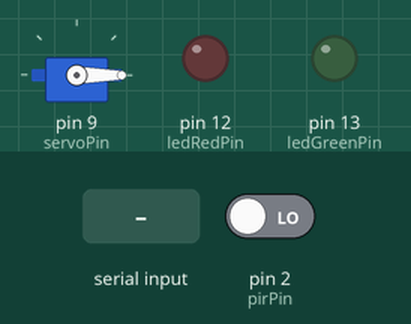
This sketch was run on a simulated Arduino Uno, built with avr-gcc and run on an emulated ATmega328P. On the bench: servo, output pins drawn as LEDs (lit = HIGH). The inputs (shaded band) are chosen by the test bench; at power-on: pin 2 (pirPin) LOW. What the sketch prints to the serial monitor is not drawn.

Above: at 1.2 s.
1.3 s: "ATIVAR SERVO\n" received over Serial
At 2.2 s:
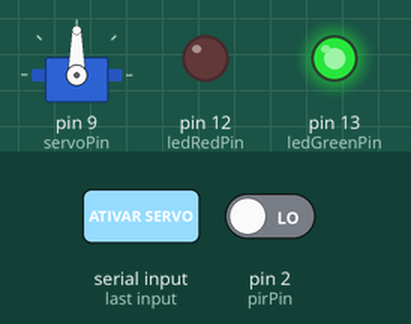
3.9 s: pin 2 (pirPin) driven HIGH
5.4 s: pin 2 (pirPin) driven LOW
Timing chart, 0 to 8.4 s (numbered marks = the images above; inputs shaded):
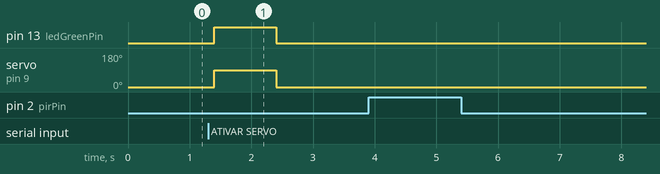

Measured:
- after the input at 1.3 s, pin 13 (ledGreenPin): LOW → HIGH after 0.10 s, → LOW 1.0 s later; servo on pin 9 (servoPin): 0° → 90° after 0.10 s, → 0° 1.0 s later
- after the input at 3.9 s, every drawn part: stays the same
- after the input at 5.4 s, every drawn part: stays the same

The sketch:

presenca.ino.ino
```cpp
#include <Servo.h>

int pirPin = 2; // Pino de entrada do sensor PIR
int ledGreenPin = 13; // Pino de saída do LED verde
int ledRedPin = 12; // Pino de saída do LED vermelho
int servoPin = 9; // Pino de saída do servo motor

Servo meuServo;
bool movimentoDetectado = false;

void setup() {
  pinMode(pirPin, INPUT);
  pinMode(ledGreenPin, OUTPUT);
  pinMode(ledRedPin, OUTPUT);
  Serial.begin(9600); // Inicializa a comunicação serial a 9600 bps
  meuServo.attach(servoPin);
  meuServo.write(0); // Posiciona o servo na posição inicial
}

void loop() {
  int estadoPir = digitalRead(pirPin);
  if (estadoPir == HIGH && !movimentoDetectado) {
    Serial.println("MOVIMENTO DETECTADO"); // Envia mensagem serial
    movimentoDetectado = true;
  } else if (estadoPir == LOW && movimentoDetectado) {
    Serial.println("MOVIMENTO TERMINADO"); // Envia mensagem serial
    movimentoDetectado = false;
  }

  if (Serial.available() > 0) {
    String comando = Serial.readStringUntil('\n');
    if (comando == "ATIVAR SERVO") {
      digitalWrite(ledGreenPin, HIGH); // Acende o LED verde
      meuServo.write(90); // Gira o servo para a posição de 90 graus
      delay(1000); // Espera 1 segundo
      meuServo.write(0); // Retorna o servo para a posição inicial
      digitalWrite(ledGreenPin, LOW); // Apaga o LED verde
    } else if (comando == "NENHUM ROSTO DETECTADO") {
      digitalWrite(ledRedPin, HIGH); // Acende o LED vermelho
      delay(1000); // Mantém o LED vermelho aceso por 1 segundo
      digitalWrite(ledRedPin, LOW); // Apaga o LED vermelho
    }
  }

  delay(100); // Atraso para evitar leitura instável
}
```
